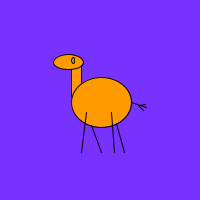
Frame 1 (no input)
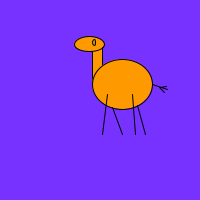
Frame 60 (the mouse pressed at the canvas centre just before this capture)
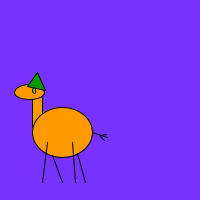
Frame 120 (the mouse held since frame 60 and released just before this capture)

The Processing sketch that drew these frames (run headless with seeded random() and noise(); from frame 60 on, the mouse is pressed at the canvas centre):

// Processing sketch: processing_14807
// ── processing_14807.pde

// declare Lama as a global variable
Lama myLama;

void setup () {
  // size window
  size(200,200);
  
  //Initialize Lama object
  myLama = new Lama();
}

void draw () {
  // blue background and colour for fill
  background(120,50,255);
  // operate Lama object
  myLama.move();
  myLama.display();
}

// define a class
class Lama {
  color c; //the color of the hat
  color c2; // the color of the body
  //variables
  float x_position;
  float y_position;
  float xspeed; 
  float yspeed;
  float s;
  float r;
  float xdirection; 
  float ydirection;
  
  Lama() {
    // color of the hat
    c = color(10,153,0);
    // color of the body
    c2 = color(255,153,0);
    x_position = width/2;
    y_position = height/2;
    xspeed = 1;
    yspeed = 2;
    s = 1;
    r = 0;
    xdirection=1;
    ydirection=1;
  }
  
  void display() {
    fill(c2);
    // ellipse in center mode
  ellipseMode(CENTER);

  //neck and head
  rect(x_position-30*s,y_position-40*s,10*s,40*s);
  ellipse(x_position-33*s,y_position-40*s,30*s,15*s);

  // body
  ellipse(x_position,y_position,60*s,50*s);

  //legs
  line(x_position-15*s,y_position+10*s,x_position-20*s,y_position+50*s);
  line(x_position-10*s,y_position+23*s,x_position,y_position+50*s);
  line(x_position+10*s,y_position+10*s,x_position+13*s,y_position+50*s);
  line(x_position+15*s,y_position+21*s,x_position+23*s,y_position+50*s);

  //tail
  line(x_position+30*s,y_position,x_position+45*s,y_position+5*s);
  line(x_position+38*s,y_position+3*s,x_position+44*s,y_position+2*s);
  line(x_position+37*s,y_position+3*s,x_position+42*s,y_position+8*s);

  //eye
  fill(x_position+75,y_position+75,20);
  ellipse(x_position-28*s,y_position-42*s,3*s,6*s);

  //when the mouse is pressed
  if(mousePressed) {
    //hoedje
    fill(c);
    rotate(radians(r));
    triangle(x_position-35*s,y_position-46*s,x_position-25*s,y_position-60*s,x_position-17*s,y_position-42*s);
  }
  }
  
  void move() {
    x_position = x_position + xspeed*xdirection;
    y_position = y_position + yspeed*ydirection;
    if (x_position > width-60*s || x_position<60*s) {
      xdirection=-xdirection;
    }
    if (y_position > (height-50*s) || y_position<50*s) {
      ydirection=-ydirection;
    } 
  }
}

  
